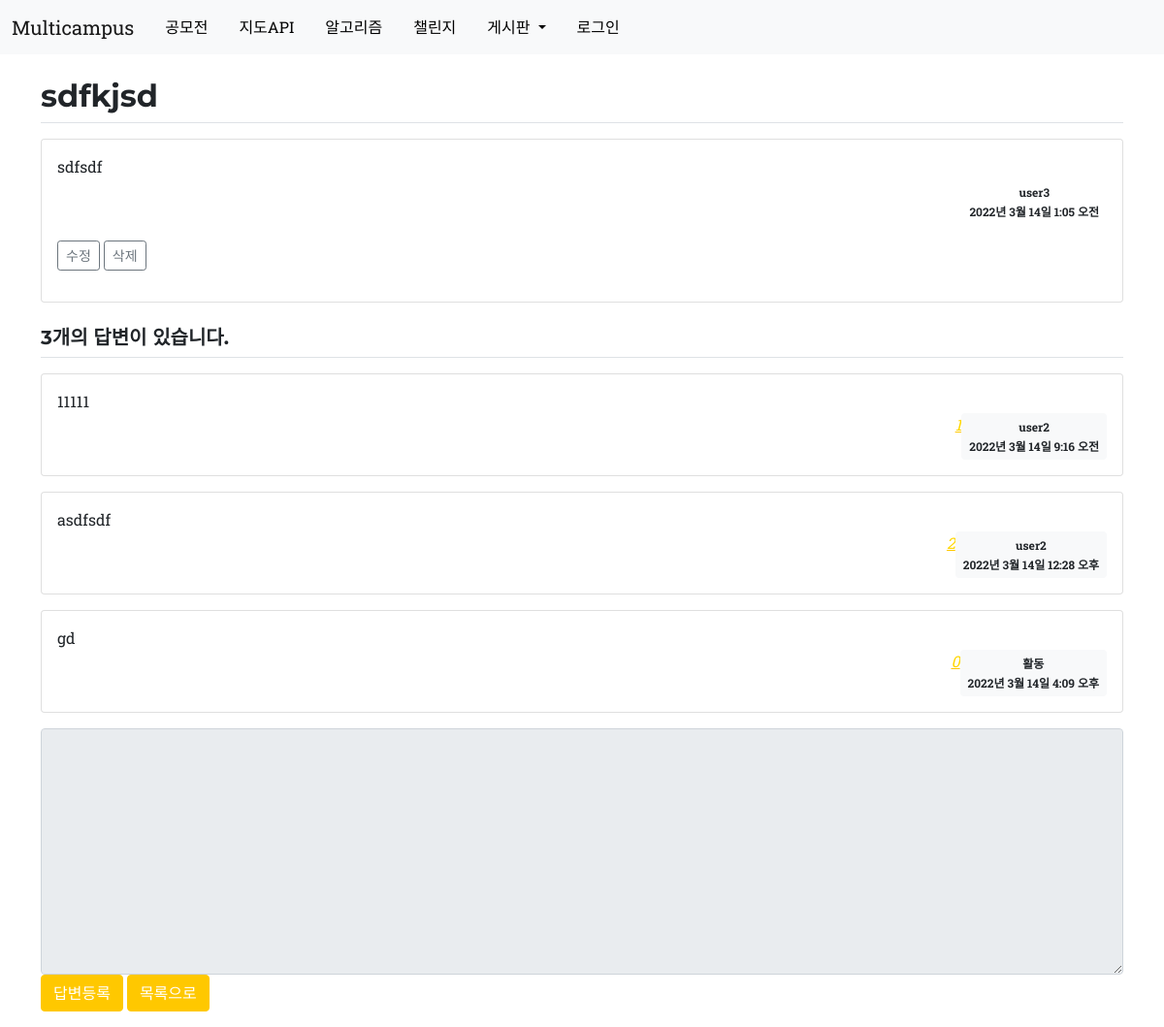
/qnaboard/4/, run on the app's committed database.
### qnaboard/models.py (models this page shows, shortened)
class Question(models.Model):
    author = models.ForeignKey(
        user_models.User, related_name="question", on_delete=models.CASCADE)
    subject = models.CharField(max_length=200)
    content = models.TextField()
    create_date = models.DateTimeField()
    modify_date = models.DateTimeField(null=True, blank=True)

class Answer(models.Model):
    author = models.ForeignKey(
        user_models.User, related_name="answer", on_delete=models.CASCADE)
    question = models.ForeignKey(Question, on_delete=models.CASCADE)
    parent = models.ForeignKey('self', on_delete=models.CASCADE, null=True)
    content = models.TextField()
    create_date = models.DateTimeField()
    modify_date = models.DateTimeField(null=True, blank=True)
    like_users = models.ManyToManyField(
        user_models.User, related_name="like_users")

### users/models.py (models this page shows, shortened)
class User(AbstractUser):
    COURSE_BIGDATA = "빅데이터 프로젝트과정"
    COURSE_AI = "AI 프로젝트과정"
    COURSE_CLOUD = "클라우드 프로젝트과정"
    COURSE_IOT = "IOT 프로젝트과정"
    COURSE_CHOICES = (
        (COURSE_BIGDATA, "빅데이터 프로젝트과정"),
        (COURSE_AI, "AI 프로젝트과정"),
        (COURSE_CLOUD, "클라우드 프로젝트과정"),
        (COURSE_IOT, "IOT 프로젝트과정")
    )
    birthdate = models.DateField(null=True, blank=True)
    avatar = models.ImageField(upload_to="avatars", blank=True)
    takencourse = models.CharField(
        choices=COURSE_CHOICES, max_length=20, null=True, blank=True)
    hp = models.CharField(max_length=11, null=True, blank=True)
    score = models.IntegerField(default=0)

### qnaboard/views.py (the view)
# urls.py: path('<int:question_id>/', views.detail, name='detail'),
def detail(request, question_id):
    question = Question.objects.get(id=question_id)
    context = {'question': question}
    return render(request, 'qnaboard/question_detail.html', context)

### templates/qnaboard/question_detail.html (shortened to what this page needs)
{% extends 'base.html' %}
{% block content %}
<div class="container my-3">
    <h2 class="border-bottom py-2">{{ question.subject }}</h2>
    <div class="card my-3">
        <div class="card-body">
            <div class="card-text" style="white-space: pre-line;">{{ question.content }}</div>
            <div class="d-flex justify-content-end">
                <div class="badge badge-light text-dark p-2">
                    <div class="mb-2">{{ question.author.first_name }}</div>
                    <div>{{ question.create_date }}</div>
                </div>
            </div>
            <div class="my-3">
                <a href="{% url 'qnaboard:question_modify' question.id  %}"
                class="btn btn-sm btn-outline-secondary">수정</a>
                <a href="#" class="delete btn btn-sm btn-outline-secondary"
                data-uri="{% url 'qnaboard:question_delete' question.id  %}">삭제</a>
            </div>
        </div>
    </div>
    <h5 class="border-bottom my-3 py-2">{{question.answer_set.count}}개의 답변이 있습니다.</h5>
    {% for answer in question.answer_set.all %}
    <div class="card my-3">
        <div class="card-body">
            <div class="card-text" style="white-space: pre-line;">{{ answer.content }}</div>
            <div class="d-flex justify-content-end">
                <a href="{% url 'qnaboard:answer_like' answer.id %}">
                    <i class="fa-solid fa-thumbs-up" style="color:gold"> {{ answer.like_users.count }}</i></a>
                <div class="badge bg-light text-dark p-2">
                    <div class="mb-2">{{ answer.author.first_name }}</div>
                    <div>{{ answer.create_date }} </div>
                </div>
            </div>
        </div>
    </div>
    {% endfor %}
    <form action="{% url 'qnaboard:answer_create' question.id %}" method="post" class="my-3">
        <div class="form-group">
            <textarea {% if not user.is_authenticated %}disabled{% endif %}
            name="content" id="content" class="form-control" rows="10"></textarea>
        </div>
        <input type="submit" value="답변등록" class="btn btn-primary">
        <a class="btn btn-primary" href="{% url 'qnaboard:index' %}" role="button" >목록으로</a>
    </form>
</div>
{% endblock %}

### data on the page
Question: subject "sdfkjsd", content "sdfsdf", author.first_name "user3", create_date "2022년 3월 14일 1:05 오전", answer_set.count "3"
Answer: content "11111", like_users.count "1", author.first_name "user2", create_date "2022년 3월 14일 9:16 오전"
Answer: content "asdfsdf", like_users.count "2", author.first_name "user2", create_date "2022년 3월 14일 12:28 오후"
Answer: content "gd", like_users.count "0", author.first_name "활동", create_date "2022년 3월 14일 4:09 오후"
